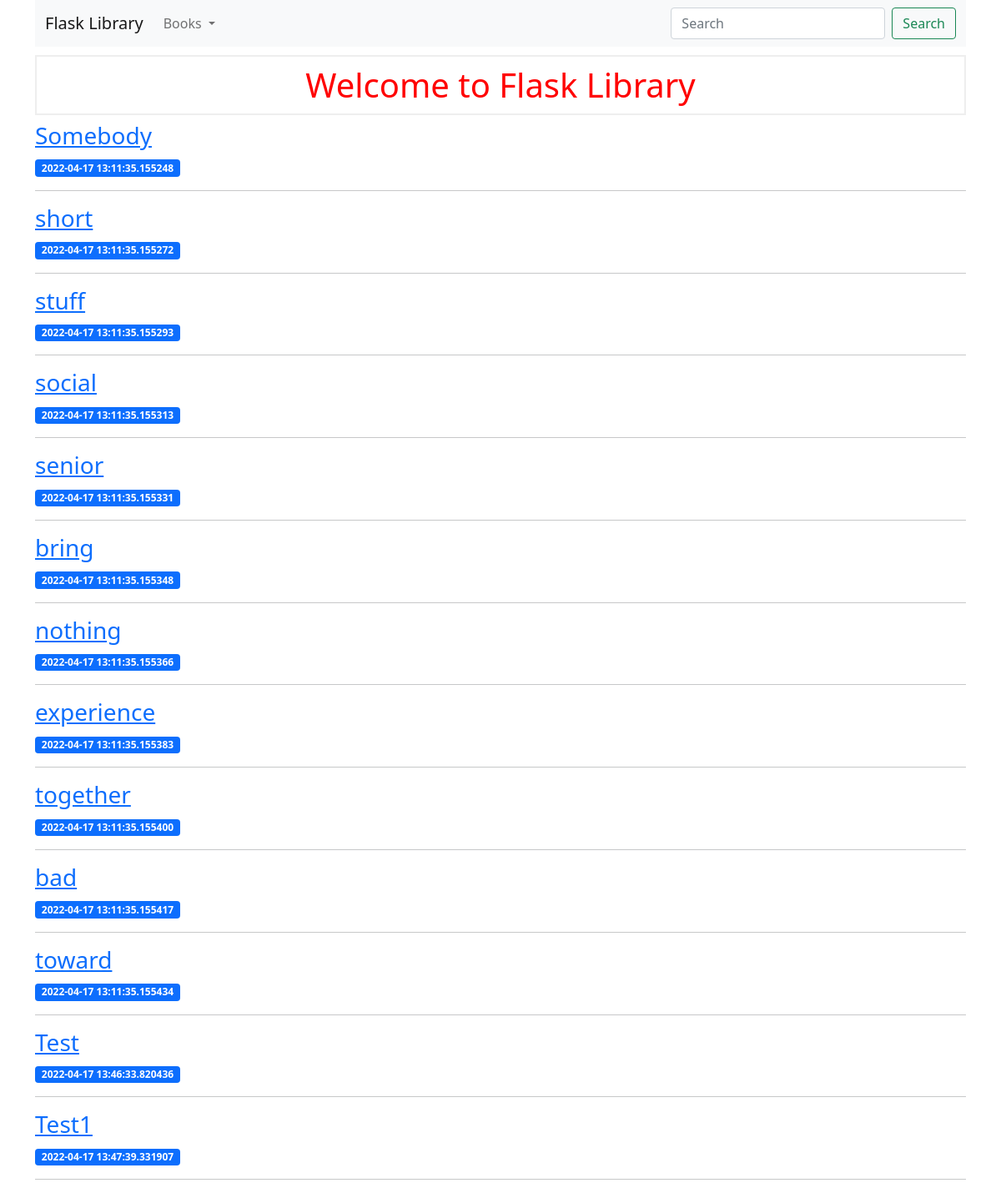
Page /books/list on the earlier database version.
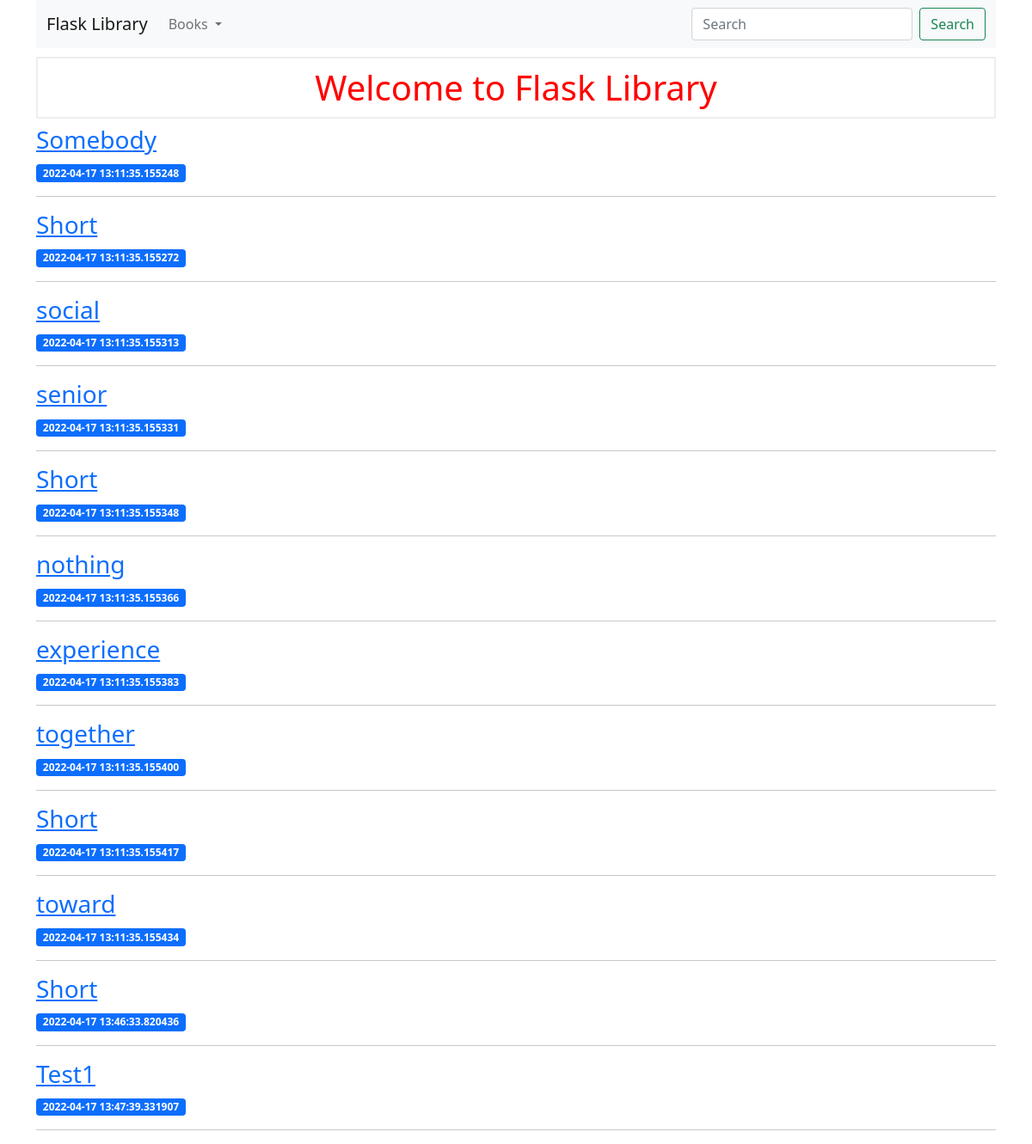
Same page on the later database version.
### models.py (models this page shows, shortened)
class Book(db.Model):
    __tablename__ = 'book'
    id = db.Column(db.Integer, primary_key=True)
    title = db.Column(db.String(100), nullable=False)
    author = db.Column(db.String(100), nullable=False)
    created = db.Column(db.DateTime, default=datetime.now)
    updated = db.Column(db.DateTime, default=datetime.now, onupdate=datetime.now)

### views.py (the view)
@app.route('/books/list')
def list_books():
    books = Book.query.all()
    return render_template('books/list.html', books=books)

### templates/books/list.html (shortened to what this page needs)
{% extends 'base.html' %}
{% block content %}
    <h1>Welcome to Flask Library</h1>
    {% for book in books %}
        <a href="{{ url_for('detail_book', book_id=book['id']) }}">
            <h3>{{ book['title'] }}</h3>
        </a>
        <span class="badge bg-primary">{{ book['created'] }}</span>
        <hr>
    {% endfor %}
{% endblock %}

### templates/base.html (shortened to what this page needs)
<!doctype html>
<html lang="en">
<head>
    <link href="https://cdn.jsdelivr.net/npm/bootstrap@5.1.3/dist/css/bootstrap.min.css" rel="stylesheet"
>
    <link rel="stylesheet" href="{{ url_for('static', filename='css/style.css') }}">
</head>
<body>
<div class="container">
    <nav class="navbar navbar-expand-md navbar-light bg-light">
        <div class="container-fluid">
            <a class="navbar-brand" href="{{ url_for('index') }}">Flask Library</a>
            <div class="collapse navbar-collapse" id="navbarNav">
                <ul class="navbar-nav me-auto mb-2 mb-lg-0">
                    <li class="nav-item dropdown">
                        <a class="nav-link dropdown-toggle" href="#" id="navbarDropdown" role="button"
                           data-bs-toggle="dropdown" aria-expanded="false">
                            Books
                        </a>
                    </li>
                </ul>
                <form class="d-flex" method="get" action="{{ url_for('search_book') }}?value=name">
                    <input class="form-control me-2" type="search" placeholder="Search" aria-label="Search" name="value">
                    <button class="btn btn-outline-success" type="submit">Search</button>
                </form>
            </div>
        </div>
    </nav>
    {% block content %} {% endblock %}
</div>
</body>
</html>

### static/css/style.css (style rules this page uses)
h1 { border: 2px #eee solid; color: red; text-align: center; padding: 10px; margin-top: 10px; }

Differences in the rows shown:
removed Book: title "stuff", created "2022-04-17 13:11:35.155293"
changed Book (number 2 of 12 on the later page): title "short" → "Short"
changed Book (number 5 of 12 on the later page): title "bring" → "Short"
changed Book (number 9 of 12 on the later page): title "bad" → "Short"
changed Book (number 11 of 12 on the later page): title "Test" → "Short"
